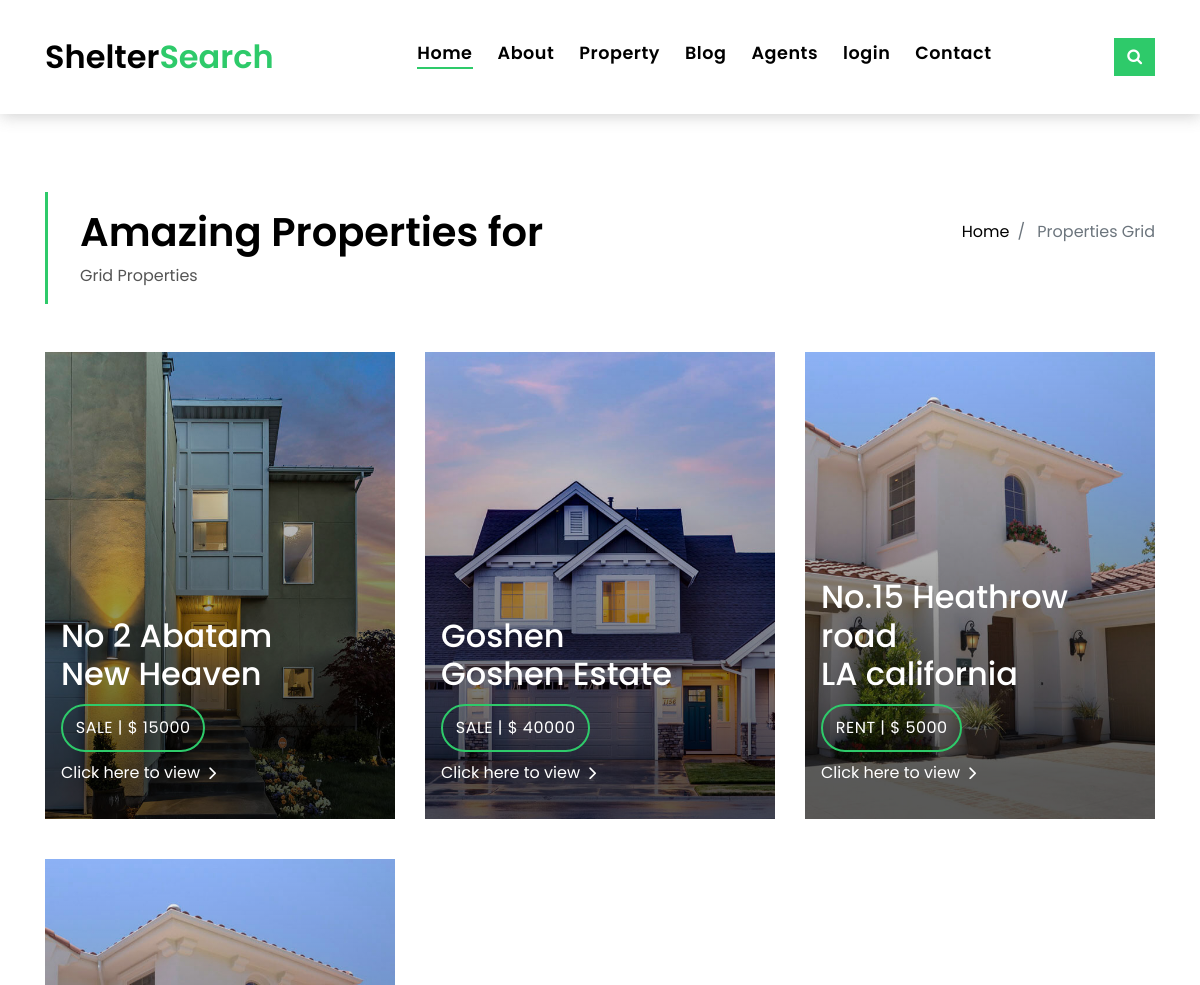
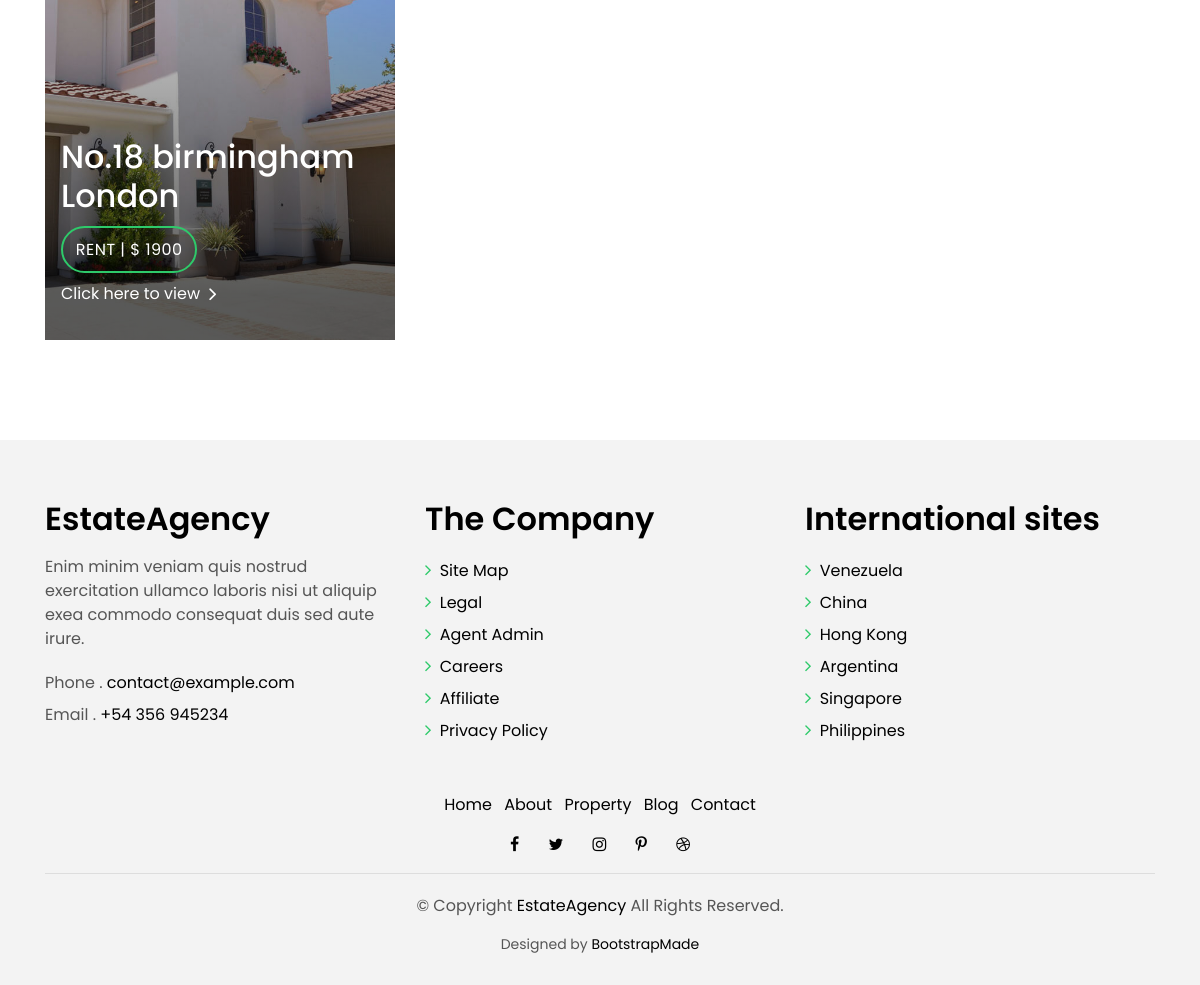
Page /properties/search/ on the committed database (2 pictures, top to bottom).
### properties/models.py (models this page shows, shortened)
class Property(models.Model):
    name = models.CharField(max_length=100)
    image = models.ImageField(blank=True, upload_to='property_images/')
    house_address = models.CharField(max_length=100)
    street = models.CharField(max_length=100)
    amount = models.IntegerField(blank=True)
    status = models.TextField(blank=True, null=True)
    beds = models.IntegerField(blank=True)
    baths = models.IntegerField(blank=True)
    garages = models.IntegerField(blank=True)
    area = models.CharField(blank=True, max_length=100)
    description = models.TextField(max_length=1000)
    agent = models.ForeignKey(Agents, on_delete=models.CASCADE)
    class Meta:
        ordering = ('name',)
        verbose_name_plural = 'properties'

### properties/views.py (the view)
# urls.py: path('search/', PropertySearchView.as_view(), name='search')
class PropertySearchView(View):
    def get(self, request):
        status = request.GET.get('status')
        keyword = request.GET.get('keyword')
        beds = request.GET.get('beds')
        garages = request.GET.get('garages')
        baths = request.GET.get('baths')
        properties = Property.objects.all()
        if status:
            properties = properties.filter(status=status)
        if keyword:
            properties = properties.filter(Q(name__icontains=keyword) | Q(description__icontains=keyword) |
                                           Q(house_address__icontains=keyword) | Q(street__icontains=keyword))
        if beds:
            properties = properties.filter(beds=beds)
        if garages:
            properties = properties.filter(garages=garages)
        if baths:
            properties = properties.filter(baths=baths)
        context = {
            'properties': properties,
        }
        return render(request, 'properties/property-search.html', context)

### properties/templates/properties/property-search.html (shortened to what this page needs)
{% extends 'core/base.html' %}
{% block content %}
<section class="intro-single">
    <div class="container">
        <div class="row">
            <div class="col-md-12 col-lg-8">
                <div class="title-single-box">
                    <h1 class="title-single">Amazing Properties for {{ query }}</h1>
                    <span class="color-text-a">Grid Properties</span>
                </div>
            </div>
            <div class="col-md-12 col-lg-4">
                <nav aria-label="breadcrumb" class="breadcrumb-box d-flex justify-content-lg-end">
                    <ol class="breadcrumb">
                        <li class="breadcrumb-item">
                            <a href="{% url 'home' %}">Home</a>
                        </li>
                        <li class="breadcrumb-item active" aria-current="page">
                            Properties Grid
                        </li>
                    </ol>
                </nav>
            </div>
        </div>
    </div>
</section>
  <section class="property-grid grid">
    <div class="container">
      <div class="row">
        {% for property in properties %}
        <div class="col-md-4">
          <div class="card-box-a card-shadow">
            <div class="img-box-a">
              <img src="{{ property.image.url }}" alt="" class="img-a img-fluid">
            </div>
            <div class="card-overlay">
              <div class="card-overlay-a-content">
                <div class="card-header-a">
                  <h2 class="card-title-a">
                    <a href="#">{{ property.house_address }}
                      <br /> {{ property.street }}</a>
                  </h2>
                </div>
                <div class="card-body-a">
                  <div class="price-box d-flex">
                    <span class="price-a">{{ property.status }} | $ {{ property.amount }}</span>
                  </div>
                  <a href="{% url 'property-detail' property.id %}" class="link-a">Click here to view
                    <span class="ion-ios-arrow-forward"></span>
                  </a>
                </div>
              </div>
            </div>
          </div>
        </div>
        {% endfor %}
      </div>
    </div>
  </section>
{% endblock content %}

### core/static/css/style.css (style rules this page uses)
body { font-family: 'Poppins', sans-serif; color: #555555; }
h1, h2, h3, h4, h5, h6 { color: #000000; }
a { color: #000000; transition: all .5s ease; }
.link-a { color: #ffffff; text-decoration: none; }
.link-a span { font-size: 18px; vertical-align: middle; margin-left: 5px; }
.color-text-a { color: #555555; }
.intro-single { padding: 12rem 0 3rem; }
.intro-single .title-single-box { padding: 1rem 0 1rem 2rem; }
.intro-single .title-single-box { border-left: 3px solid #2eca6a; }
.intro-single .title-single-box .title-single { font-weight: 600; font-size: 2.2rem; }
.intro-single .breadcrumb-box { padding: 1rem 0 0 .5rem; }
.intro-single .breadcrumb { background-color: transparent; padding-right: 0; padding-left: 0; }
.card-box-a, .card-box-b, .card-box-d { position: relative; overflow: hidden; -webkit-backface-visibility: hidden; backface-visibility: hidden; }
.card-box-a .img-a, .card-box-a .img-b, .card-box-b .img-a, .card-box-b .img-b { transition: .8s all ease-in-out; }
.card-overlay { position: absolute; width: 100%; height: 100%; top: 0; left: 0; }
.card-shadow { -webkit-backface-visibility: hidden; backface-visibility: hidden; }
.card-shadow:before { content: ' '; position: absolute; top: 0; left: 0; width: 100%; height: 100%; z-index: 1; background: linear-gradient(to bottom, rgba(0, 0, 0, 0) 0%, rgba(0, 0, 0, 0.2) 27%, rgba(0, 0, 0, 0.65) 90%); }
.card-overlay-a-content { transition: all .5s ease-in; position: absolute; width: 100%; bottom: 0px; z-index: 2; }
.card-header-a { padding: 0 1rem; }
.card-header-a .card-title-a { color: #ffffff; margin-bottom: 0; padding-bottom: .7rem; }
.card-header-a .card-title-a a { color: #ffffff; text-decoration: none; }
.card-body-a { z-index: 2; transition: all .5s ease-in; padding: 0rem 1rem 2rem 1rem; }
.card-body-a .price-box { padding-bottom: .5rem; }
.price-a { color: #ffffff; padding: .6rem .8rem; border: 2px solid #2eca6a; border-radius: 50px; text-transform: uppercase; letter-spacing: 0.030em; }
@media (min-width: 768px) { .link-a { font-size: .9rem; } }
@media (min-width: 768px) { .link-a span { font-size: 1.5rem; } }
@media (min-width: 768px) { .intro-single .title-single-box .title-single { font-size: 2.1rem; } }
@media (min-width: 768px) { .grid .card-box-a, .grid .card-box-b, .grid .card-box-c, .grid .card-box-d { margin-bottom: 2.5rem; } }
@media (min-width: 768px) { .card-box-a .price-a, .card-box-b .price-a { font-size: .9rem; } }
@media (min-width: 768px) { .card-overlay-a-content { bottom: -20px; } }
@media (min-width: 768px) { .card-header-a .card-title-a { font-size: 1.3rem; } }
@media (min-width: 992px) { .link-a { font-size: 1rem; } }
@media (min-width: 992px) { .link-a span { font-size: 18px; } }
@media (min-width: 992px) { .intro-single .title-single-box .title-single { font-size: 2.5rem; } }
@media (min-width: 992px) { .card-box-a .price-a, .card-box-b .price-a { font-size: 1rem; } }
@media (min-width: 992px) { .card-overlay-a-content { bottom: 0px; } }
@media (min-width: 992px) { .card-header-a .card-title-a { font-size: 2rem; } }

### rows in the picture
Property: image (picture), house_address "No 2 Abatam", street "New Heaven", status "SALE", amount "15000"
Property: image (picture), house_address "Goshen", street "Goshen Estate", status "SALE", amount "40000"
Property: image (picture), house_address "No.15 Heathrow road", street "LA california", status "RENT", amount "5000"
Property: image (picture), house_address "No.18 birmingham", street "London", status "RENT", amount "1900"
